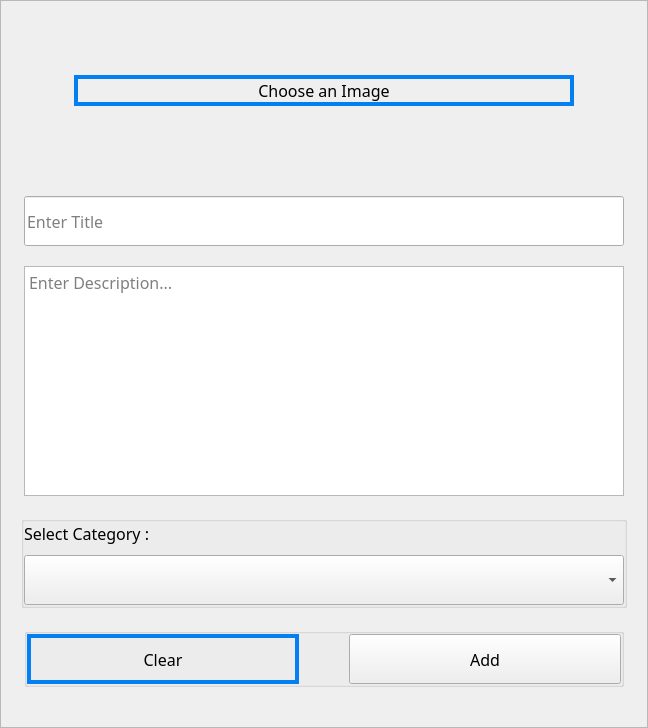
          <widget class="QWidget" name="scrollAreaWidgetContents_3">
           <property name="geometry">
            <rect>
             <x>0</x>
             <y>0</y>
             <width>640</width>
             <height>728</height>
            </rect>
           </property>
           <layout class="QVBoxLayout" name="verticalLayout_18">
            <property name="spacing">
             <number>0</number>
            </property>
            <property name="leftMargin">
             <number>0</number>
            </property>
            <property name="topMargin">
             <number>0</number>
            </property>
            <property name="rightMargin">
             <number>0</number>
            </property>
            <property name="bottomMargin">
             <number>0</number>
            </property>
            <item>
             <widget class="QFrame" name="frame">
              <property name="minimumSize">
               <size>
                <width>0</width>
                <height>0</height>
               </size>
              </property>
              <property name="frameShape">
               <enum>QFrame::StyledPanel</enum>
              </property>
              <property name="frameShadow">
               <enum>QFrame::Raised</enum>
              </property>
              <layout class="QVBoxLayout" name="verticalLayout_19">
               <property name="spacing">
                <number>20</number>
               </property>
               <property name="leftMargin">
                <number>20</number>
               </property>
               <property name="topMargin">
                <number>40</number>
               </property>
               <property name="rightMargin">
                <number>20</number>
               </property>
               <property name="bottomMargin">
                <number>40</number>
               </property>
               <item alignment="Qt::AlignHCenter">
                <widget class="QLabel" name="add_news_icon">
                 <property name="maximumSize">
                  <size>
                   <width>200</width>
                   <height>200</height>
                  </size>
                 </property>
                 <property name="text">
                  <string/>
                 </property>
                 <property name="scaledContents">
                  <bool>true</bool>
                 </property>
                 <property name="alignment">
                  <set>Qt::AlignCenter</set>
                 </property>
                </widget>
               </item>
               <item alignment="Qt::AlignHCenter">
                <widget class="QPushButton" name="add_news_upload_img_btn">
                 <property name="minimumSize">
                  <size>
                   <width>500</width>
                   <height>0</height>
                  </size>
                 </property>
                 <property name="maximumSize">
                  <size>
                   <width>600</width>
                   <height>16777215</height>
                  </size>
                 </property>
                 <property name="font">
                  <font>
                   <family>Kozuka Gothic Pr6N B</family>
                   <pointsize>12</pointsize>
                  </font>
                 </property>
                 <property name="cursor">
                  <cursorShape>PointingHandCursor</cursorShape>
                 </property>
                 <property name="styleSheet">
                  <string notr="true">border:4px solid #037ef3;
background-color:transparent;
border-radius:0px;</string>
                 </property>
                 <property name="text">
                  <string>Choose an Image</string>
                 </property>
                 <property name="iconSize">
                  <size>
                   <width>50</width>
                   <height>40</height>
                  </size>
                 </property>
                </widget>
               </item>
               <item alignment="Qt::AlignHCenter">
                <widget class="QLabel" name="add_news_image_name">
                 <property name="minimumSize">
                  <size>
                   <width>600</width>
                   <height>50</height>
                  </size>
                 </property>
                 <property name="font">
                  <font>
                   <family>Kozuka Gothic Pr6N B</family>
                   <pointsize>10</pointsize>
                  </font>
                 </property>
                 <property name="styleSheet">
                  <string notr="true">color:#fff;</string>
                 </property>
                 <property name="text">
                  <string/>
                 </property>
                 <property name="alignment">
                  <set>Qt::AlignCenter</set>
                 </property>
                 <property name="wordWrap">
                  <bool>true</bool>
                 </property>
                </widget>
               </item>
               <item alignment="Qt::AlignHCenter">
                <widget class="QLineEdit" name="add_news_title">
                 <property name="minimumSize">
                  <size>
                   <width>600</width>
                   <height>50</height>
                  </size>
                 </property>
                 <property name="maximumSize">
                  <size>
                   <width>16777215</width>
                   <height>16777215</height>
                  </size>
                 </property>
                 <property name="font">
                  <font>
                   <family>Kozuka Gothic Pr6N B</family>
                   <pointsize>12</pointsize>
                  </font>
                 </property>
                 <property name="placeholderText">
                  <string>Enter Title</string>
                 </property>
                </widget>
               </item>
               <item alignment="Qt::AlignHCenter">
                <widget class="QTextEdit" name="add_news_des">
                 <property name="minimumSize">
                  <size>
                   <width>600</width>
                   <height>200</height>
                  </size>
                 </property>
                 <property name="maximumSize">
                  <size>
                   <width>16777215</width>
                   <height>16777215</height>
                  </size>
                 </property>
                 <property name="font">
                  <font>
                   <family>Kozuka Gothic Pr6N B</family>
                   <pointsize>12</pointsize>
                  </font>
                 </property>
                 <property name="lineWidth">
                  <number>1</number>
                 </property>
                 <property name="horizontalScrollBarPolicy">
                  <enum>Qt::ScrollBarAsNeeded</enum>
                 </property>
                 <property name="sizeAdjustPolicy">
                  <enum>QAbstractScrollArea::AdjustToContentsOnFirstShow</enum>
                 </property>
                 <property name="lineWrapMode">
                  <enum>QTextEdit::WidgetWidth</enum>
                 </property>
                 <property name="lineWrapColumnOrWidth">
                  <number>1</number>
                 </property>
                 <property name="placeholderText">
                  <string>Enter Description...</string>
                 </property>
                </widget>
               </item>
               <item>
                <widget class="QGroupBox" name="groupBox">
                 <property name="title">
                  <string/>
                 </property>
                 <layout class="QVBoxLayout" name="verticalLayout_14">
                  <property name="spacing">
                   <number>10</number>
                  </property>
                  <property name="leftMargin">
                   <number>0</number>
                  </property>
                  <property name="topMargin">
                   <number>0</number>
                  </property>
                  <property name="rightMargin">
                   <number>0</number>
                  </property>
                  <property name="bottomMargin">
                   <number>0</number>
                  </property>
                  <item alignment="Qt::AlignHCenter">
                   <widget class="QLabel" name="select_cat_label">
                    <property name="minimumSize">
                     <size>
                      <width>600</width>
                      <height>0</height>
                     </size>
                    </property>
                    <property name="maximumSize">
                     <size>
                      <width>16777215</width>
                      <height>16777215</height>
                     </size>
                    </property>
                    <property name="font">
                     <font>
                      <family>Kozuka Gothic Pr6N B</family>
                      <pointsize>12</pointsize>
                     </font>
                    </property>
                    <property name="text">
                     <string>Select Category :</string>
                    </property>
                   </widget>
                  </item>
                  <item alignment="Qt::AlignHCenter">
                   <widget class="QComboBox" name="add_news_cat">
                    <property name="minimumSize">
                     <size>
                      <width>600</width>
                      <height>50</height>
                     </size>
                    </property>
                    <property name="maximumSize">
                     <size>
                      <width>600</width>
                      <height>16777215</height>
                     </size>
                    </property>
                    <property name="cursor">
                     <cursorShape>PointingHandCursor</cursorShape>
                    </property>
                    <property name="mouseTracking">
                     <bool>false</bool>
                    </property>
                    <property name="currentText">
                     <string/>
                    </property>
                    <property name="duplicatesEnabled">
                     <bool>false</bool>
                    </property>
                    <property name="frame">
                     <bool>true</bool>
                    </property>
                    <property name="placeholderText" stdset="0">
                     <string>Select Category</string>
                    </property>
                   </widget>
                  </item>
                 </layout>
                </widget>
               </item>
               <item alignment="Qt::AlignHCenter">
                <widget class="QGroupBox" name="add_news_btns_group">
                 <property name="minimumSize">
                  <size>
                   <width>600</width>
                   <height>0</height>
                  </size>
                 </property>
                 <property name="title">
                  <string/>
                 </property>
                 <layout class="QHBoxLayout" name="horizontalLayout_20">
                  <property name="spacing">
                   <number>50</number>
                  </property>
                  <property name="leftMargin">
                   <number>0</number>
                  </property>
                  <property name="topMargin">
                   <number>0</number>
                  </property>
                  <property name="rightMargin">
                   <number>0</number>
                  </property>
                  <property name="bottomMargin">
                   <number>0</number>
                  </property>
                  <item>
                   <widget class="QPushButton" name="add_news_clear_btn">
                    <property name="minimumSize">
                     <size>
                      <width>200</width>
                      <height>50</height>
                     </size>
                    </property>
                    <property name="maximumSize">
                     <size>
                      <width>16777215</width>
                      <height>16777215</height>
                     </size>
                    </property>
                    <property name="font">
                     <font>
                      <family>Kozuka Gothic Pr6N B</family>
                      <pointsize>12</pointsize>
                     </font>
                    </property>
                    <property name="cursor">
                     <cursorShape>PointingHandCursor</cursorShape>
                    </property>
                    <property name="styleSheet">
                     <string notr="true">
background-color:transparent;
border:4px solid #037ef3;</string>
                    </property>
                    <property name="text">
                     <string>Clear</string>
                    </property>
                   </widget>
                  </item>
                  <item>
                   <widget class="QPushButton" name="add_news_btn">
                    <property name="minimumSize">
                     <size>
                      <width>200</width>
                      <height>50</height>
                     </size>
                    </property>
                    <property name="maximumSize">
                     <size>
                      <width>16777215</width>
                      <height>16777215</height>
                     </size>
                    </property>
                    <property name="font">
                     <font>
                      <family>Kozuka Gothic Pr6N B</family>
                      <pointsize>12</pointsize>
                     </font>
                    </property>
                    <property name="cursor">
                     <cursorShape>PointingHandCursor</cursorShape>
                    </property>
                    <property name="styleSheet">
                     <string notr="true"/>
                    </property>
                    <property name="text">
                     <string>Add</string>
                    </property>
                   </widget>
                  </item>
                 </layout>
                </widget>
               </item>
              </layout>
             </widget>
            </item>
           </layout>
          </widget>
